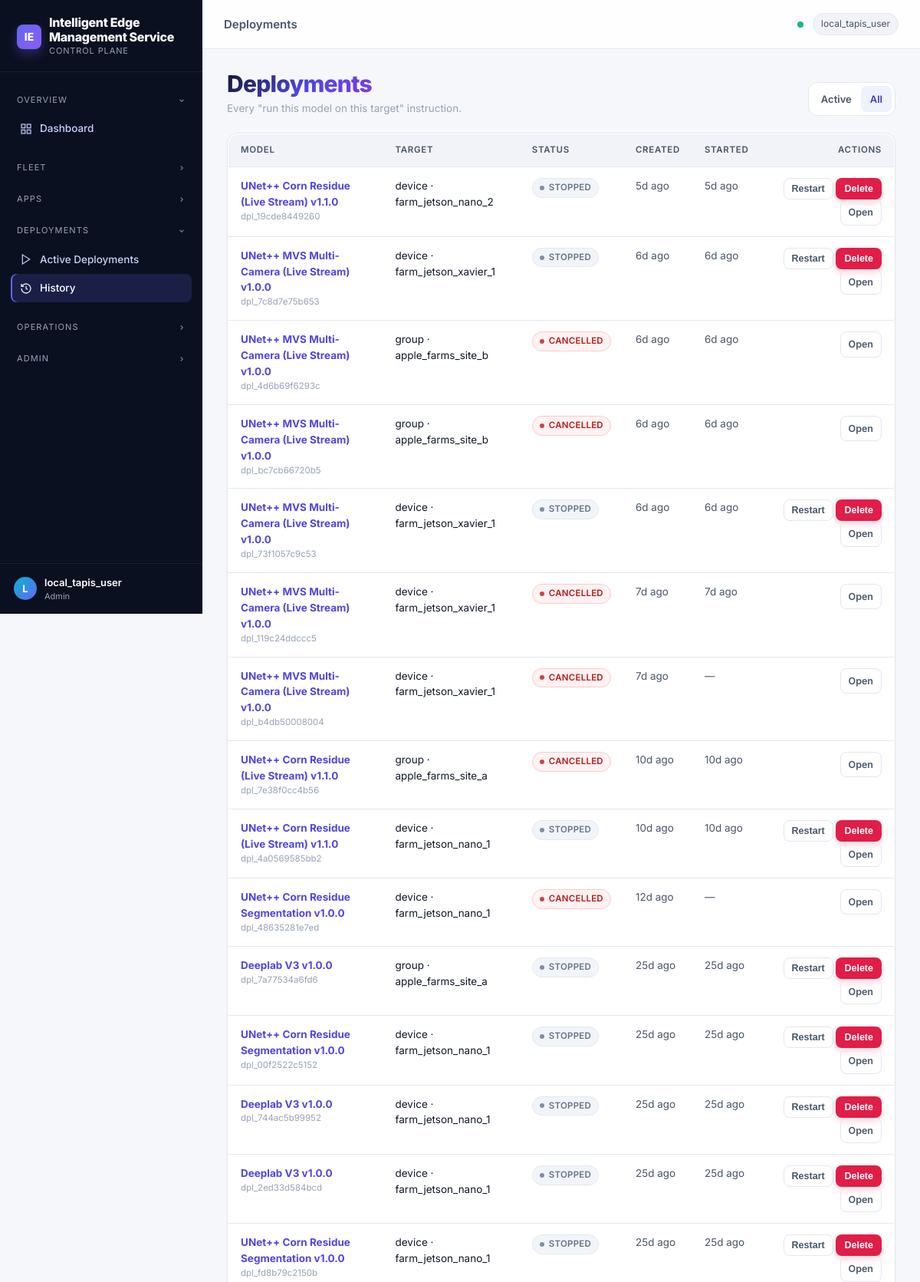
Screenshot of /deployments (upper part) with the database file from the repository.
### tables this page shows
CREATE TABLE users (
    tapis_username  TEXT PRIMARY KEY,
    display_name    TEXT,
    email           TEXT,
    role            TEXT NOT NULL DEFAULT 'operator',  -- operator | researcher | admin
    status          TEXT NOT NULL DEFAULT 'active',
    created_at      TEXT NOT NULL,
    updated_at      TEXT NOT NULL
);

CREATE TABLE deployments (
    deployment_uid          TEXT PRIMARY KEY,
    owner_tapis_username    TEXT NOT NULL,
    model_card_uid          TEXT NOT NULL,
    artifact_uid            TEXT NOT NULL,
    spec_uid                TEXT NOT NULL,
    target_type             TEXT NOT NULL,        -- DEVICE | GROUP
    target_uid              TEXT NOT NULL,
    target_name             TEXT,                 -- denormalised label for fast UI
    status                  TEXT NOT NULL DEFAULT 'PENDING',
        -- PENDING | DELIVERING | RUNNING | DEGRADED | STOPPING | STOPPED | FAILED
    request_id              TEXT NOT NULL UNIQUE,
    notes                   TEXT,
    created_at              TEXT NOT NULL,
    updated_at              TEXT NOT NULL,
    started_at              TEXT,
    stopped_at              TEXT,
    FOREIGN KEY (owner_tapis_username) REFERENCES users(tapis_username),
    FOREIGN KEY (model_card_uid) REFERENCES model_cards(model_card_uid),
    FOREIGN KEY (artifact_uid)   REFERENCES model_artifacts(artifact_uid),
    FOREIGN KEY (spec_uid)       REFERENCES container_specs(spec_uid)
);

CREATE TABLE model_cards (
    model_card_uid           TEXT PRIMARY KEY,
    owner_tapis_username     TEXT NOT NULL,
    slug                     TEXT NOT NULL,
    display_name             TEXT NOT NULL,
    version                  TEXT NOT NULL,
    task_type                TEXT,                  -- e.g. "segmentation"
    framework                TEXT,                  -- e.g. "tensorrt"
    description              TEXT,
    license                  TEXT,
    homepage_url             TEXT,
    paper_url                TEXT,
    tags_json                TEXT,                  -- JSON array of strings
    status                   TEXT NOT NULL DEFAULT 'DRAFT',
        -- DRAFT | PUBLISHED | DEPRECATED
    published_at             TEXT,
    created_at               TEXT NOT NULL,
    updated_at               TEXT NOT NULL, patra_model_card_uuid TEXT, raw_docker_command    TEXT, app_id TEXT, visibility TEXT NOT NULL DEFAULT 'private',
    UNIQUE(owner_tapis_username, slug, version),
    FOREIGN KEY (owner_tapis_username) REFERENCES users(tapis_username)
);

### app/routes/web/deployments.py (the view)
@router.get("/deployments", response_class=HTMLResponse, name="deployments_list")
def list_deployments(request: Request, scope: str = "all"):
    owner = current_username(request)
    active_only = scope == "active"
    deployments = deployment_service.list_for_owner(owner, active_only=active_only)
    return templates.TemplateResponse(
        "deployments/list.html",
        {
            "request": request,
            "user": owner,
            "active_nav": "deployments_active" if active_only else "deployments_history",
            "deployments": deployments,
            "scope": scope,
        },
    )

### app/templates/deployments/list.html (shortened to what this page needs)
{% extends "_layout/base.html" %}
{% block topbar_title %}Deployments{% endblock %}
{% block content %}
<div class="page-header">
  <div>
    <div class="page-header__title"><h1 class="title-gradient">Deployments</h1></div>
    <div class="page-header__subtitle">Every "run this model on this target" instruction.</div>
  </div>
  <div class="tabs">
    <a class="tab {% if scope == 'active' %}is-active{% endif %}" href="/deployments?scope=active">Active</a>
    <a class="tab {% if scope == 'all' %}is-active{% endif %}" href="/deployments?scope=all">All</a>
  </div>
</div>
{% if deployments %}
<div class="card" data-poll-deployments-list data-poll-url="/api/deployments?scope={{ scope }}">
  <table class="table">
    <thead><tr><th>Model</th><th>Target</th><th>Status</th><th>Created</th><th>Started</th><th class="right">Actions</th></tr></thead>
    <tbody>
      {% for d in deployments %}
        <tr data-poll-list-row="{{ d.deployment_uid }}">
          <td>
            <a href="/deployments/{{ d.deployment_uid }}"><b>{{ d.model_display_name }} v{{ d.model_version }}</b></a>
            <div class="tiny text-mute">{{ d.deployment_uid }}</div>
          </td>
          <td class="small">{{ d.target_type | lower }} · {{ d.target_name }}</td>
          <td><span class="badge {{ badge_class(d.status) }}" data-poll-list-status>{{ d.status }}</span></td>
          <td class="small text-soft">{{ d.created_at | relative }}</td>
          <td class="small text-soft">{{ d.started_at | relative if d.started_at else '—' }}</td>
          <td class="right">
            {% if d.status in ['STOPPING', 'STARTING', 'DELIVERING', 'DOWNLOADING', 'PULLING', 'PENDING', 'RECORDED', 'MQTT_FAILED', 'MQTT_SENT'] %}
              <form method="post" action="/deployments/{{ d.deployment_uid }}/stop" data-confirm="Send stop again to the device?" style="display:inline-block">
                <button class="btn btn--ghost btn--sm">{% if d.status == 'STOPPING' %}Retry stop{% else %}Stop{% endif %}</button>
              </form>
              <form method="post" action="/deployments/{{ d.deployment_uid }}/dismiss" data-confirm="Mark stopped in the control plane?" style="display:inline-block">
                <button class="btn btn--ghost btn--sm">Dismiss</button>
              </form>
            {% elif d.status not in ['STOPPED','FAILED','CANCELLED'] %}
              <form method="post" action="/deployments/{{ d.deployment_uid }}/stop" data-confirm="Remove the container? Image and model files are kept for restart." style="display:inline-block">
                <button class="btn btn--ghost btn--sm">Stop</button>
              </form>
            {% elif d.status == 'STOPPED' %}
              <form method="post" action="/deployments/{{ d.deployment_uid }}/restart" data-confirm="Launch a new container from the cached image on the device?" style="display:inline-block">
                <button class="btn btn--ghost btn--sm">Restart</button>
              </form>
            {% endif %}
            {% if d.status != 'CANCELLED' %}
              <form method="post" action="/deployments/{{ d.deployment_uid }}/delete" data-confirm="Delete this deployment and clean up the device (container, image, and files)?" style="display:inline-block">
                <button class="btn btn--danger btn--sm">Delete</button>
              </form>
            {% endif %}
            <a class="btn btn--ghost btn--sm" href="/deployments/{{ d.deployment_uid }}">Open</a>
          </td>
        </tr>
      {% endfor %}
    </tbody>
  </table>
</div>
{% else %}
<div class="empty">
  <h3>No deployments yet</h3>
  <p>Choose a model card and deploy it from a device or group page.</p>
  <a class="btn" href="/apps">Browse Apps</a>
</div>
{% endif %}
{% endblock %}

### app/templates/_layout/sidebar.html (shortened to what this page needs)
<aside class="sidebar">
  <div class="sidebar__brand">
    <div class="sidebar__brand-logo">IE</div>
    <div>
      <div class="sidebar__brand-title">Intelligent Edge Management Service</div>
      <div class="sidebar__brand-sub">Control Plane</div>
    </div>
  </div>
  <nav class="sidebar__nav">
    <div class="nav-group is-open" data-group="overview" data-default-open="true">
      <div class="nav-group__header">
        <span>Overview</span>
        <svg class="nav-group__chevron" width="10" height="10" viewBox="0 0 24 24" fill="none" stroke="currentColor" stroke-width="3"><path d="M9 6l6 6-6 6"/></svg>
      </div>
      <div class="nav-group__items">
        <a class="nav-link {% if active_nav == 'dashboard' %}is-active{% endif %}" href="/">
          <svg class="nav-link__icon" viewBox="0 0 24 24" fill="none" stroke="currentColor" stroke-width="2"><rect x="3" y="3" width="7" height="7"/><rect x="14" y="3" width="7" height="7"/><rect x="14" y="14" width="7" height="7"/><rect x="3" y="14" width="7" height="7"/></svg>
          Dashboard
        </a>
      </div>
    </div>
    <div class="nav-group" data-group="fleet">
      <div class="nav-group__header">
        <span>Fleet</span>
        <svg class="nav-group__chevron" width="10" height="10" viewBox="0 0 24 24" fill="none" stroke="currentColor" stroke-width="3"><path d="M9 6l6 6-6 6"/></svg>
      </div>
    </div>
    <div class="nav-group" data-group="apps">
      <div class="nav-group__header">
        <span>Apps</span>
        <svg class="nav-group__chevron" width="10" height="10" viewBox="0 0 24 24" fill="none" stroke="currentColor" stroke-width="3"><path d="M9 6l6 6-6 6"/></svg>
      </div>
    </div>
    <div class="nav-group" data-group="deployments">
      <div class="nav-group__header">
        <span>Deployments</span>
        <svg class="nav-group__chevron" width="10" height="10" viewBox="0 0 24 24" fill="none" stroke="currentColor" stroke-width="3"><path d="M9 6l6 6-6 6"/></svg>
      </div>
      <div class="nav-group__items">
        <a class="nav-link {% if active_nav == 'deployments_active' %}is-active{% endif %}" href="/deployments?scope=active">
          <svg class="nav-link__icon" viewBox="0 0 24 24" fill="none" stroke="currentColor" stroke-width="2"><polygon points="5 3 19 12 5 21 5 3"/></svg>
          Active Deployments
        </a>
        <a class="nav-link {% if active_nav == 'deployments_history' %}is-active{% endif %}" href="/deployments?scope=all">
          <svg class="nav-link__icon" viewBox="0 0 24 24" fill="none" stroke="currentColor" stroke-width="2"><path d="M3 12a9 9 0 1 0 3-6.7L3 8"/><path d="M3 3v5h5M12 7v5l3 2"/></svg>
          History
        </a>
      </div>
    </div>
    <div class="nav-group" data-group="ops">
      <div class="nav-group__header">
        <span>Operations</span>
        <svg class="nav-group__chevron" width="10" height="10" viewBox="0 0 24 24" fill="none" stroke="currentColor" stroke-width="3"><path d="M9 6l6 6-6 6"/></svg>
      </div>
    </div>
    {% if request.state.is_admin %}
    <div class="nav-group" data-group="admin">
      <div class="nav-group__header">
        <span>Admin</span>
        <svg class="nav-group__chevron" width="10" height="10" viewBox="0 0 24 24" fill="none" stroke="currentColor" stroke-width="3"><path d="M9 6l6 6-6 6"/></svg>
      </div>
    </div>
    {% endif %}
  </nav>
  <div class="sidebar__footer">
    <div class="sidebar__avatar">{{ (user or 'u')[0]|upper }}</div>
    <div class="sidebar__user">
      <div class="sidebar__user-name">{{ user or 'guest' }}</div>
      <div class="sidebar__user-role">{{ request.state.user_role }}</div>
    </div>
  </div>
</aside>

### rows the page displays
users: state.user_role "Admin"
deployments: model_display_name "UNet++ Corn Residue (Live Stream)", model_version "1.1.0", deployment_uid "dpl_19cde8449260", target_type "device", target_name "farm_jetson_nano_2", status "STOPPED", created_at|relative "5d ago", started_at|relative "5d ago"
deployments: model_display_name "UNet++ MVS Multi-Camera (Live Stream)", model_version "1.0.0", deployment_uid "dpl_7c8d7e75b653", target_type "device", target_name "farm_jetson_xavier_1", status "STOPPED", created_at|relative "6d ago", started_at|relative "6d ago"
deployments: model_display_name "UNet++ MVS Multi-Camera (Live Stream)", model_version "1.0.0", deployment_uid "dpl_4d6b69f6293c", target_type "group", target_name "apple_farms_site_b", status "CANCELLED", created_at|relative "6d ago", started_at|relative "6d ago"
deployments: model_display_name "UNet++ MVS Multi-Camera (Live Stream)", model_version "1.0.0", deployment_uid "dpl_bc7cb66720b5", target_type "group", target_name "apple_farms_site_b", status "CANCELLED", created_at|relative "6d ago", started_at|relative "6d ago"
deployments: model_display_name "UNet++ MVS Multi-Camera (Live Stream)", model_version "1.0.0", deployment_uid "dpl_73f1057c9c53", target_type "device", target_name "farm_jetson_xavier_1", status "STOPPED", created_at|relative "6d ago", started_at|relative "6d ago"
deployments: model_display_name "UNet++ MVS Multi-Camera (Live Stream)", model_version "1.0.0", deployment_uid "dpl_119c24ddccc5", target_type "device", target_name "farm_jetson_xavier_1", status "CANCELLED", created_at|relative "7d ago", started_at|relative "7d ago"
deployments: model_display_name "UNet++ MVS Multi-Camera (Live Stream)", model_version "1.0.0", deployment_uid "dpl_b4db50008004", target_type "device", target_name "farm_jetson_xavier_1", status "CANCELLED", created_at|relative "7d ago", started_at|relative "—"
deployments: model_display_name "UNet++ Corn Residue (Live Stream)", model_version "1.1.0", deployment_uid "dpl_7e38f0cc4b56", target_type "group", target_name "apple_farms_site_a", status "CANCELLED", created_at|relative "10d ago", started_at|relative "10d ago"
deployments: model_display_name "UNet++ Corn Residue (Live Stream)", model_version "1.1.0", deployment_uid "dpl_4a0569585bb2", target_type "device", target_name "farm_jetson_nano_1", status "STOPPED", created_at|relative "10d ago", started_at|relative "10d ago"
deployments: model_display_name "UNet++ Corn Residue Segmentation", model_version "1.0.0", deployment_uid "dpl_48635281e7ed", target_type "device", target_name "farm_jetson_nano_1", status "CANCELLED", created_at|relative "12d ago", started_at|relative "—"
deployments: model_display_name "Deeplab V3", model_version "1.0.0", deployment_uid "dpl_7a77534a6fd6", target_type "group", target_name "apple_farms_site_a", status "STOPPED", created_at|relative "25d ago", started_at|relative "25d ago"
deployments: model_display_name "UNet++ Corn Residue Segmentation", model_version "1.0.0", deployment_uid "dpl_00f2522c5152", target_type "device", target_name "farm_jetson_nano_1", status "STOPPED", created_at|relative "25d ago", started_at|relative "25d ago"
deployments: model_display_name "Deeplab V3", model_version "1.0.0", deployment_uid "dpl_744ac5b99952", target_type "device", target_name "farm_jetson_nano_1", status "STOPPED", created_at|relative "25d ago", started_at|relative "25d ago"
deployments: model_display_name "Deeplab V3", model_version "1.0.0", deployment_uid "dpl_2ed33d584bcd", target_type "device", target_name "farm_jetson_nano_1", status "STOPPED", created_at|relative "25d ago", started_at|relative "25d ago"
deployments: model_display_name "UNet++ Corn Residue Segmentation", model_version "1.0.0", deployment_uid "dpl_fd8b79c2150b", target_type "device", target_name "farm_jetson_nano_1", status "STOPPED", created_at|relative "25d ago", started_at|relative "25d ago"

### other values shown
{{ (user or 'u')[0]|upper }} "L"
{{ user or 'guest' }} "local_tapis_user"
